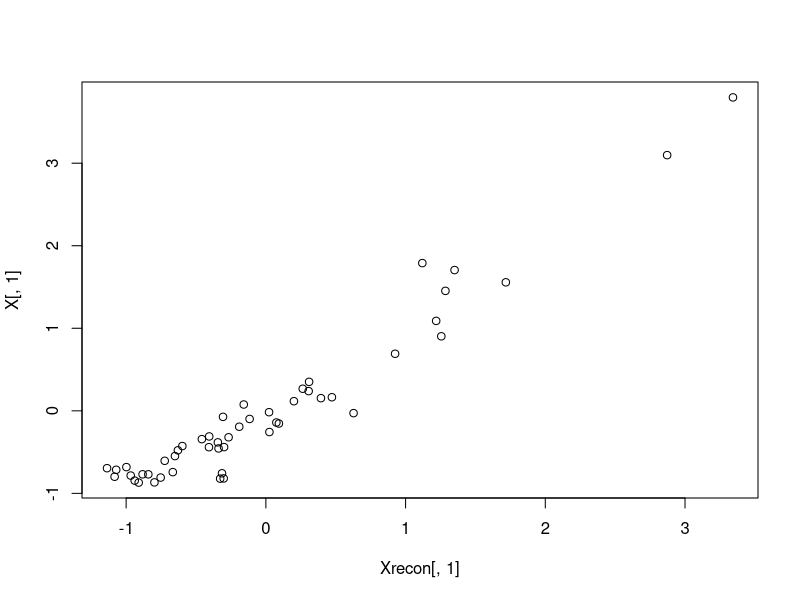
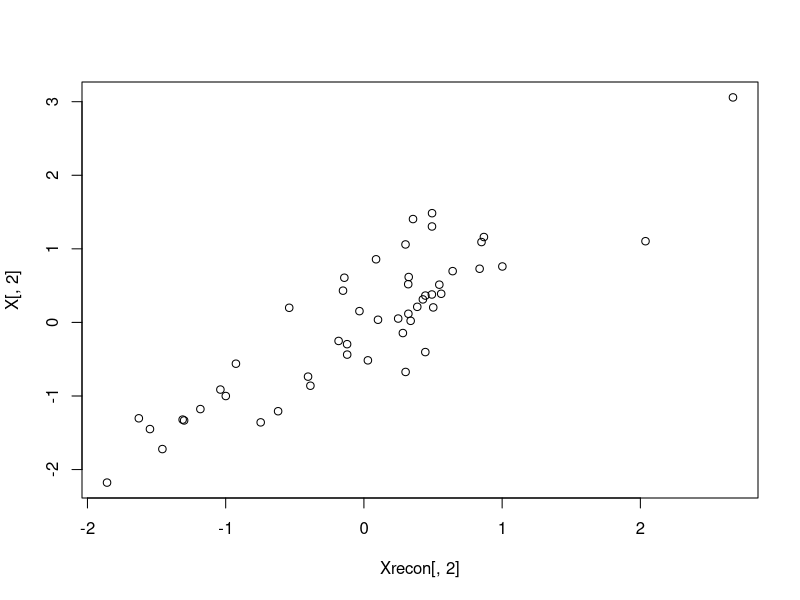
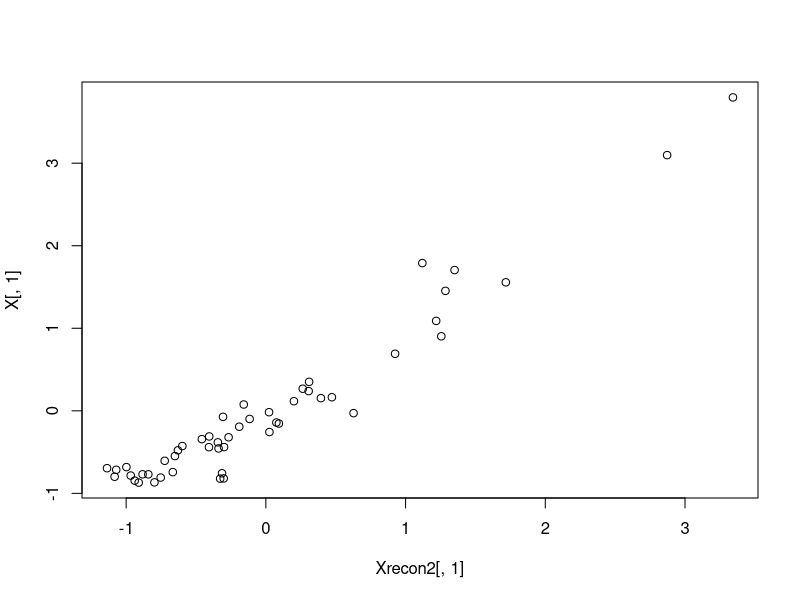
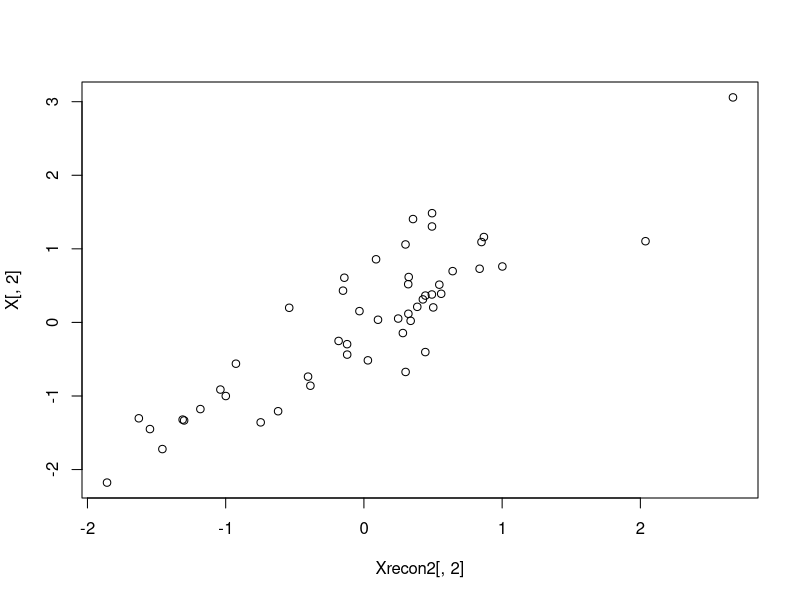
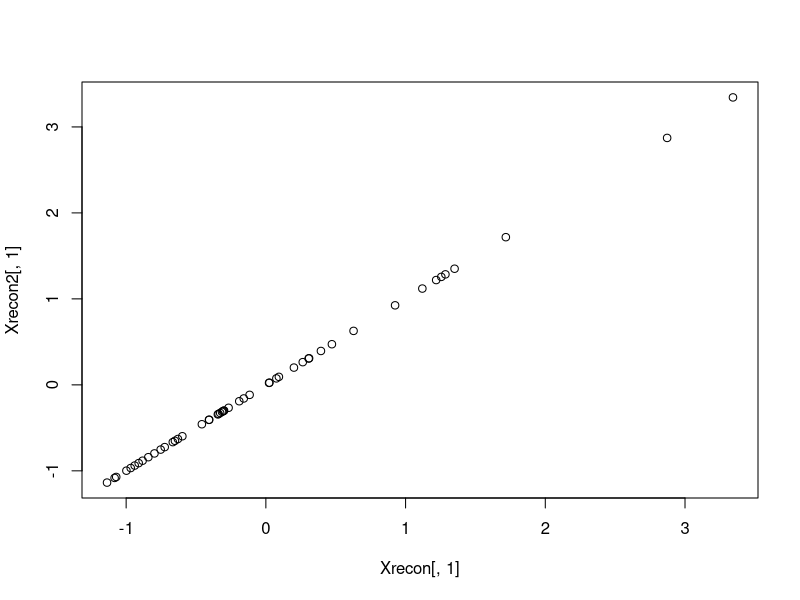

These charts were generated, in order, by the following R code:
PCAEM = function(X, nfactors=2, classic=F, tol=.00001, maxits=100, showits=T){       # tol = tolerance
  require(pracma) # for orthonormal basis of W
  
  #starting points
  N = nrow(X)
  D = ncol(X)
  L = nfactors
  Xt = t(X)
  Z = t(replicate(L, rnorm(N)))
  W = replicate(L, rnorm(D))
  
  it <- 0
  converged <- FALSE
  
  
  if (showits)                                                            # Show iterations
    cat(paste("Iterations of EM:", "\n"))
  while ((!converged) & (it < maxits)) {                                  # while no convergence and we haven't reached our max iterations do this stuff
    Z.old <- Z                                                            # create 'old' values for comparison
    Z = solve(t(W)%*%W) %*% crossprod(W, Xt)                                     # E
    W = Xt%*%t(Z) %*% solve(tcrossprod(Z))                                # M

    it <- it + 1
    if (showits & (it == 1 | it%%5 == 0))
      cat(paste(format(it), "...", "\n", sep = ""))
    converged <- max(abs(Z.old-Z)) <= tol
  }
  # calculate reconstruction error
  Xrecon = W %*% Z
  reconerr = sum((Xrecon-t(X))^2)
  
  # orthogonalize
  W <- orth(W)
  evs <- eigen(cov(X %*% W))
  evals = evs$values
  evecs = evs$vectors
  
  W <- W %*% evecs
  Z <- X %*% W

  if (showits)                                                            # Show last iteration
    cat(paste0(format(it), "...", "\n"))
  
  return(list(scores=Z, loadings=W,  reconerr = reconerr, Xrecon=t(Xrecon)))
}

# faithful  state.x77
X = scale(state.x77)
outEM = PCAEM(X=X, nfactors=4, tol=1e-12, maxit=1000)
outEM
cor(outEM$scores) 
Xrecon = outEM$Xrecon
mean((Xrecon-X)^2)  

plot(Xrecon[,1], X[,1])
plot(Xrecon[,2], X[,2])


library(pcaMethods)
outpcam = pca(X, nPcs=4, method='svd')
list(loadings(outpcam), outEM$loadings)
cbind(scores(outpcam), outEM$scores)
Xrecon2 = loadings(outpcam) %*% t(scores(outpcam))
Xrecon2 = t(Xrecon2)
mean((Xrecon2-X)^2)
mean(abs(Xrecon2-Xrecon))

plot(Xrecon2[,1], X[,1])
plot(Xrecon2[,2], X[,2])

plot(Xrecon[,1], Xrecon2[,1])
